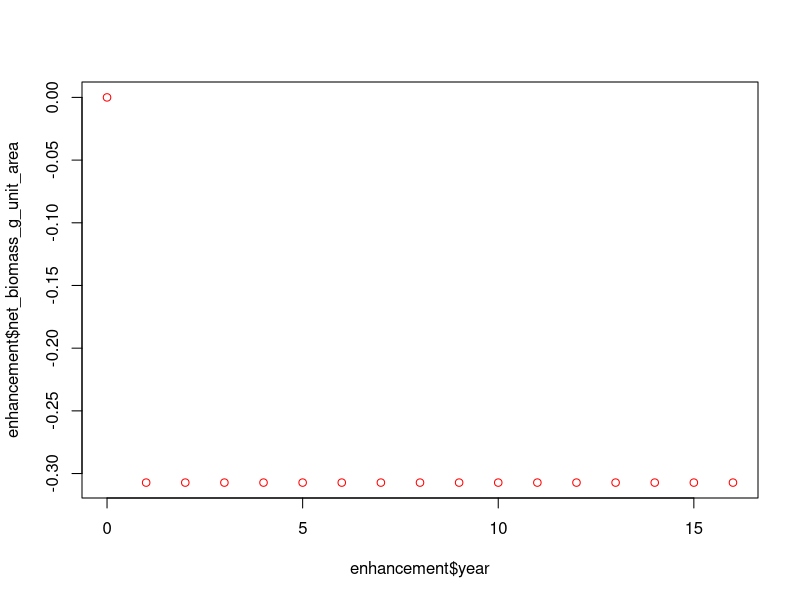
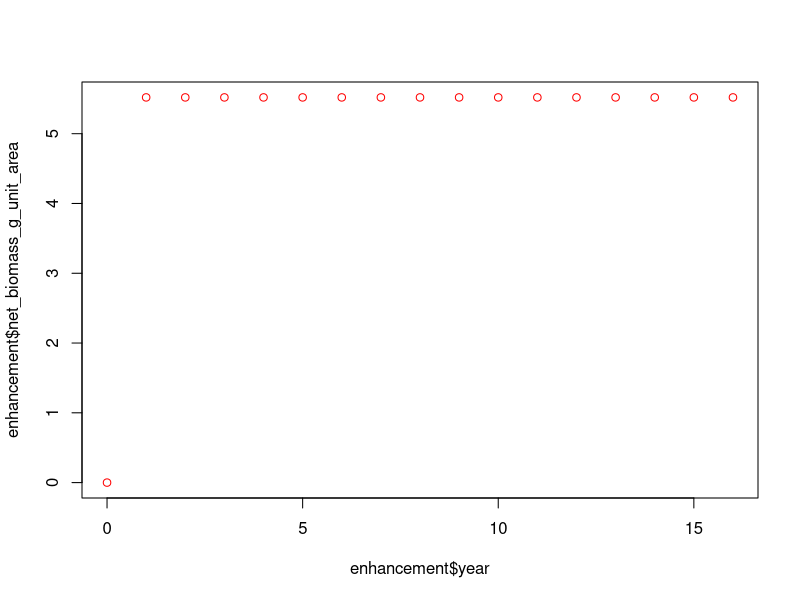

The R script that drew these images, in order:
# model fisheries enhancement from restoration

# set up some initial params

dens <- 0.072 # juveniles per unit area enhanced by restoration
m <- 6.707877456 # annual mortality rate
t_max <- 1 # maximum age - 0.70958904
t_0 <- 0 # theoretical age when length is 0
t_harv <- 1 # age of recruitment to fishery
l_asym <- 55 # asymptotic size (length in cm)
Ks <- 3 # Brody growth coef 
a <- -0.958 # intercept of length-weight relationship
b <- 1.22533 # slope of length-weight relationship
years <- 16  # number of years since restoration

# set up as a dataframe

dat <- data.frame(species = 'Snapper', dens = dens, mf = NA,
                  m = m, t_max = t_max, t_0 = t_0, t_harv = t_harv,
                  l_asym = l_asym, Ks = Ks, a = a, b = b)

# function to return a dataframe of densities, lengths and weights in each year

mod_enhance <- function(dens, spp, mf, m, t_max, t_0, t_harv, l_asym, Ks, a, b, years){
  df <- data.frame(species = spp, male_female = mf, year = 0, d_ind_unit_area = 0, length_cm = 0, weight_g = 0, biomass_g_unit_area = 0, weight_g_i = 0, biomass_g_unit_area_i = 0, net_biomass_g_unit_area = 0)
  for(i in 1:years){
    df[i+1,1] <- spp # spp
    df[i+1,2] <- mf # male or female
    df[i+1,3] <- i # year post restoration
    df[i+1,4] <- if(i<=t_max)(dens*exp(-m*(i-0.5)))else(0) # density of recruited individuals in each year, all die after max age
    df[i+1,5] <- if(i<=t_max)(l_asym*(1-exp(-Ks*(i-t_0))))else(0) # estimate length using von bert eqn, only while fish are alive
    df[i+1,6] <- if(i<=t_max){a*df[i+1,5]^b}else(0) # convert length to weight, only if fish is alive
    df[i+1,7] <- if(i<=t_max){df[i+1,4]*df[i+1,6]}else(0) # convert to biomass 
    df[i+1,8] <- if(i>1 & i<=t_max)(df[i+1,6] - df[i,6])else(0) # get the incremental increase in weight for each time interval (i.e. year)
    df[i+1,9] <- if(i<=t_max){df[i+1,4]*df[i+1,8]}else(0) # convert to incremental biomass gain each year
    df[i+1,10] <- if(i==t_harv){df[i+1,7]}else if(i>t_harv){df[i,10]+df[i+1,9]}else(0) # cumulative incremental gains in biomass (net gains)
    }
  return(df)
}

# run the model

enhancement <- mod_enhance(dat$dens, dat$species, NA, dat$m, dat$t_max, dat$t_0, 
                           dat$t_harv, dat$l_asym, dat$Ks, dat$a, dat$b, years = years)


# have a look 

head(enhancement)
tail(enhancement)
plot(x = enhancement$year, y = enhancement$net_biomass_g_unit_area, col = 'red')

# special case for squid
# we only have the age-weight relationship for males and females
# they also are harvested at 0.5 years, and only live for 0.7 years
# so we will adapt function above so that we bypass the length estimation with von bert
# and the conversion of length to weight
# to instead just use max_weight and multiply by density to get biomass

# from Pecl 2000 thesis - table 2.2
# tmax = 0.70958904
# female weight in grams in first year
weight_max <- exp(-12.250)*((365*0.70958904)^(3.61)) # age-weight relationship follows power curve

# male weight in grams in first year
weight_max <- exp(-9.805)*((365*0.70958904)^(3.149)) # age-weight relationship follows power curve


dens <- 0.072 # juveniles per unit area enhanced by restoration
m <- 6.707877456 # annual mortality rate
t_max <- 1 # maximum age - 0.70958904
t_0 <- 0 # theoretical age when length is 0
t_harv <- 1 # age of recruitment to fishery
l_asym <- 55 # asymptotic size (length in cm)
Ks <- 3 # Brody growth coef 
years <- 16  # number of years since restoration

# set up as a dataframe

dat <- data.frame(species = 'Squid', dens = dens, mf = NA,
                  m = m, t_max = t_max, t_0 = t_0, t_harv = t_harv,
                  l_asym = l_asym, Ks = Ks, weight_max = weight_max)

# function to return a dataframe of densities, lengths and weights in each year

mod_enhance_squid <- function(dens, spp, mf, m, t_max, t_0, t_harv, l_asym, Ks, years, weight_max){
  df <- data.frame(species = spp, male_female = mf, year = 0, d_ind_unit_area = 0, length_cm = 0, weight_g = 0, biomass_g_unit_area = 0, weight_g_i = 0, biomass_g_unit_area_i = 0, net_biomass_g_unit_area = 0)
  for(i in 1:years){
    df[i+1,1] <- spp # spp
    df[i+1,2] <- mf # male or female
    df[i+1,3] <- i # year post restoration
    df[i+1,4] <- if(i<=t_max)(dens*exp(-m*(i-0.5)))else(0) # density of recruited individuals in each year, all die after max age
    df[i+1,5] <- NA # estimate length using von bert eqn, only while fish are alive, don't estimate for squid
    df[i+1,6] <- if(i<=t_max){weight_max}else(0) # use max weight in grams
    df[i+1,7] <- if(i<=t_max){df[i+1,4]*df[i+1,6]}else(0) # convert to biomass 
    df[i+1,8] <- if(i>1 & i<=t_max)(df[i+1,6] - df[i,6])else(0) # get the incremental increase in weight for each time interval (i.e. year)
    df[i+1,9] <- if(i<=t_max){df[i+1,4]*df[i+1,8]}else(0) # convert to incremental biomass gain each year
    df[i+1,10] <- if(i==t_harv){df[i+1,7]}else if(i>t_harv){df[i,10]+df[i+1,9]}else(0) # cumulative incremental gains in biomass (net gains)
  }
  return(df)
}

# run the model

enhancement <- mod_enhance_squid(dat$dens, dat$species, NA, dat$m, dat$t_max, dat$t_0, 
                           dat$t_harv, dat$l_asym, dat$Ks, years = years, weight_max = dat$weight_max)


# have a look 

head(enhancement)
tail(enhancement)
plot(x = enhancement$year, y = enhancement$net_biomass_g_unit_area, col = 'red')
